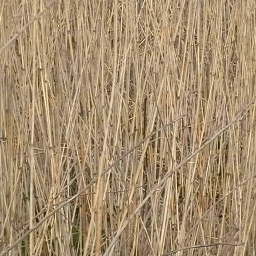
#> input picture dynamic_inpaint/Image/VIDEO/grass_3/frame_00000000.png, 256 x 256 px, given as the content of the folder Image/VIDEO/grass_3/frame_00000000.png, which was not available
$ python -i util.py   (imports and definitions only)   (older library calls are emulated)
#> lines starting #> are read from the running program, lines starting #| are printed output that depends on the picture
from __future__ import division


import os
import numpy as np
import math
from PIL import Image
import scipy.misc
import subprocess
import matplotlib.pyplot as plt

# [43 lines left out: functions loadVideoToFrames, cell2img, img2cell, not called in this run]

def getTrainingData(data_path, num_frames=70, image_size=100, isColor=True, postfix='.png'):
#> called with data_path = 'Image/VIDEO/grass_3/frame_00000000.png', num_frames = 70, image_size = 100, isColor = True, postfix = '.png'
    num_channel = 3
    if not isColor:
        num_channel = 1
    num_videos = 1

    images = np.zeros(shape=(num_videos, num_frames, image_size, image_size, num_channel))
    for iv in range(num_videos):
        video_path = data_path

        imgList = [f for f in os.listdir(video_path) if f.endswith(postfix)]
        imgList.sort()
        imgList = imgList[:num_frames]
        for iI in range(len(imgList)):
            image = Image.open(os.path.join(video_path, imgList[iI])).resize((image_size, image_size), Image.BILINEAR)
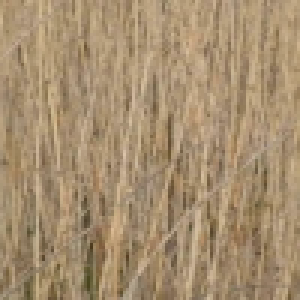
#> image: PIL image 100x100 RGB (shown 3 times larger); mean R, G, B 165.9, 142.6, 111.3
            if isColor:
                image = np.asarray(image.convert('RGB')).astype(float)
#> image: shape (100, 100, 3) float64
            else:
                image = np.asarray(image.convert('L')).astype(float)
                image = image[..., np.newaxis]
            images[iv, iI, :,:,:] = image
    return images.astype(float)

# [43 lines left out: functions saveSampleVideo, saveSampleSequence, not called in this run]

>>> result = getTrainingData('Image/VIDEO/grass_3/frame_00000000.png')

$ run again, on dynamic_inpaint/Image/VIDEO/grass_3/frame_00000001.png
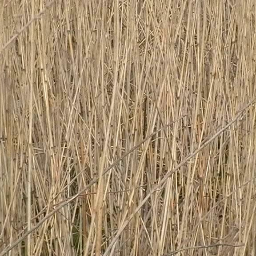
#> input picture dynamic_inpaint/Image/VIDEO/grass_3/frame_00000001.png, 256 x 256 px, given as the content of the folder Image/VIDEO/grass_3/frame_00000001.png, which was not available
#> in getTrainingData, `image = Image.open(os.path.join(video_path, imgList[iI])).resize((imag..`:
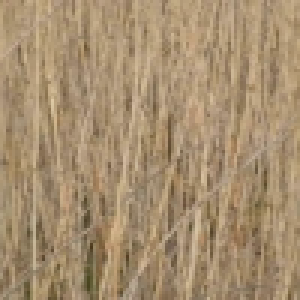
#> image: PIL image 100x100 RGB (shown 3 times larger); mean R, G, B 166, 142.6, 111.4

$ run again, on dynamic_inpaint/Image/VIDEO/grass_3/frame_00000003.png
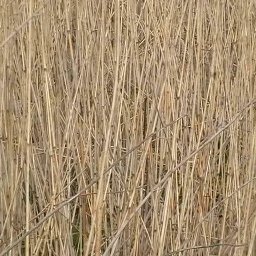
#> input picture dynamic_inpaint/Image/VIDEO/grass_3/frame_00000003.png, 256 x 256 px, given as the content of the folder Image/VIDEO/grass_3/frame_00000003.png, which was not available
#> in getTrainingData, `image = Image.open(os.path.join(video_path, imgList[iI])).resize((imag..`:
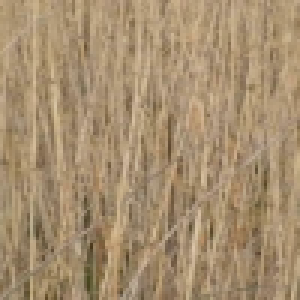
#> image: PIL image 100x100 RGB (shown 3 times larger); mean R, G, B 166, 142.7, 111.3
